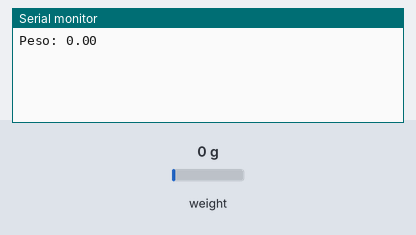
Simulated run of this sketch. Board: Arduino Uno, built with avr-gcc and run on an emulated ATmega328P. Parts: the last lines printed to the serial monitor. The test bench sets the inputs (shaded band); at power-on: weight on the scale 0 g.

Above: at 1.2 s.
1.3 s: weight on the scale set to 100 g
At 1.3 s:
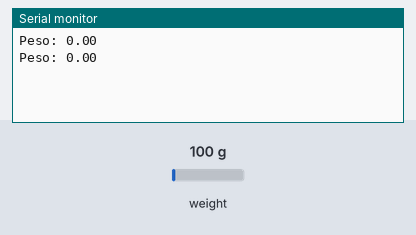
2.8 s: weight on the scale set to 1250 g
At 3.4 s:
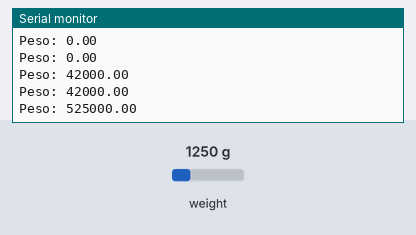
Timing chart, 0 to 5.8 s (numbered marks = the images above; inputs shaded):
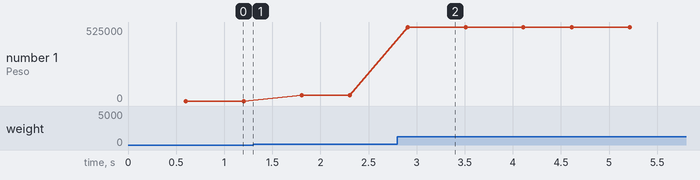

The sketch:

peso.ino
```cpp
#include <Q2HX711.h>

const byte hx711_data_pin = A5;
const byte hx711_clock_pin = A0;

Q2HX711 hx711(hx711_data_pin, hx711_clock_pin);

float offset = 0, time1 = 0, peso = 0;
float factor = 0.0444444 / 1000;
int i = 0;
int j = 0;
float temp = 16777215.00;
void setup() {
  Serial.begin(9600);
  time1=millis();
}


void loop() {
  peso = hx711.read();
  if (millis()-time1 > 500) {
    Serial.print("Peso: ");
    Serial.print(peso);
    Serial.println(" ");
    time1=millis();
  }
}


//
//void pesar() {
//  i++;
//  time1 = millis();
//  peso += hx711.read();
//  if (i > 20) {
//    peso = abs(((peso / i) - offset))*factor;
//    i = 0;
//    Serial.print("Peso: ");
//    Serial.println(peso);
//    peso = 0;
//    j++;
//  }
//}
//
//void calibracion(){
//}
//
//void zero() {
//  for (i = 0; i < 10; i++) {
//    offset += hx711.read();
//    if (i % 2 == 0) {
//      Serial.println("ZERO...");
//    } else {
//      Serial.println("ZERO");
//    }
//  }
//  offset /= i;
//  i = 0;
//  Serial.println("ZERO: TERMINADO");
//}
```

Measured:
- after the input at 2.8 s, the serial monitor: prints a new line after 0.11 s (image 2)
- plotted number 1: 0 → 42000 after the input at 1.3 s, 42000 → 525000 after the input at 2.8 s
